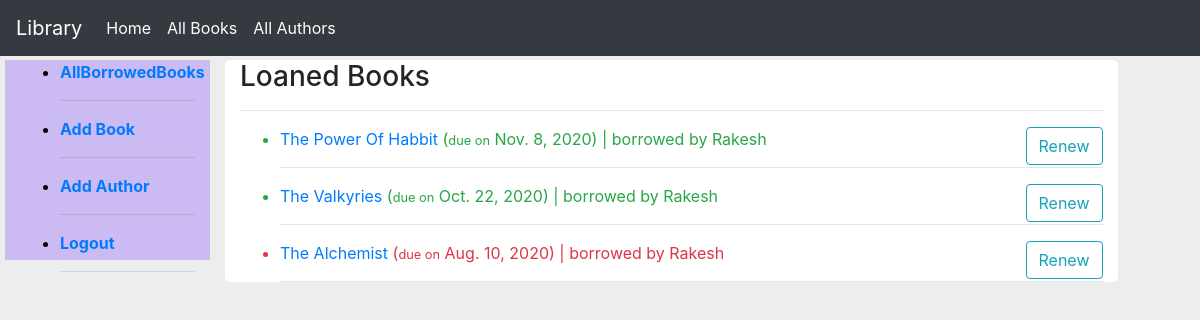
/catalog/books/borrowedbooks/ (signed in), run on the app's committed database.
### catalog/models.py (models this page shows, shortened)
class BookInstance(models.Model):
    id = models.UUIDField(primary_key=True, default=uuid.uuid4, help_text="Unique ID of the book")
    book = models.ForeignKey('Book',on_delete=models.CASCADE, null=True)
    imprint = models.CharField(max_length=200)
    due_back = models.DateField(null=True, blank=True)
    LOAN_STATUS = (('m','Maintenance'),('o','On Loan'),('a','Available'),('r', 'Received'))
    status = models.CharField(max_length=1, choices=LOAN_STATUS, blank=True,default='m', help_text="Book Availability")
    borrower = models.ForeignKey(User,on_delete=models.SET_NULL, null=True,blank=True)
    class Meta:
        ordering = ['due_back']
        permissions = (('Can_mark_retuned','Set book as returned'),)
    @property
    def is_overdure(self):
        if self.due_back and date.today() > self.due_back:
            return True
        else:
            return False

class Book(models.Model):
    title = models.CharField(max_length=200)
    author = models.ForeignKey('Author', on_delete=models.SET_NULL, null=True)
    summary = models.TextField(max_length=1000, help_text="Enter a brief description of the book")
    isbn = models.CharField('ISBN', max_length=13,help_text="13 character unique number")
    genre = models.ManyToManyField(Genre, help_text="Select the genre of the book")
    language = models.ForeignKey('Language', on_delete=models.SET_NULL, null=True)
    def display_genre(self):
        return ", ".join(genre.name for genre in self.genre.all()[:3])
    display_genre.short_description = "Genre"

### catalog/views.py (the view)
# urls.py: path('books/borrowedbooks/',views.LoanedBooksByUser.as_view(), name="loanedbooks"),
class LoanedBooksByUser(LoginRequiredMixin,ListView):
    model = BookInstance
    template_name = 'catalog/loanedBooksByUser.html'
    def get(self,request):
        loaned = BookInstance.objects.filter(borrower=self.request.user).filter(status__exact="o").order_by('-due_back')
        ctx = {'loanBooks':loaned}
        return render(request,self.template_name,ctx)

### catalog/templates/catalog/loanedBooksByUser.html (shortened to what this page needs)
{% extends "catalog/base.html" %}
{% block content %}
  <h3>Loaned Books</h3>
  <hr>
  {% if loanBooks %}
     <ul>
       {% for book in loanBooks %}
        <li class={% if book.is_overdure %}text-danger{% else %}text-success{% endif %}>
          <a href="{% url 'catalog:bookdetail' book.book.id %}">{{ book.book.title }} </a>(<small>due on</small> {{ book.due_back }}) |
             borrowed by {{ book.borrower.username }}
          {% if user.is_staff %}
             <p style="float: right;">
               <a href="{% url 'catalog:renew_book_librarian' book.id %}" style="text-decoration: none;" class="btn btn-outline-info">Renew</a>
             </p>
          {% endif %}
        </li>
        <hr>
       {% endfor %}
     </ul>
  {% else %}
     <h2>You haven't loaned any books yet.</h2>
  {% endif %}
{% endblock %}

### catalog/static/css/style.css (style rules this page uses)
body { background-color: #ededed; margin-top: 60px; }

### data on the page
BookInstance: book "The Power Of Habbit", due_back "Nov. 8, 2020", borrower.username "Rakesh"
BookInstance: book "The Valkyries", due_back "Oct. 22, 2020", borrower.username "Rakesh"
BookInstance: book "The Alchemist", due_back "Aug. 10, 2020", borrower.username "Rakesh"
